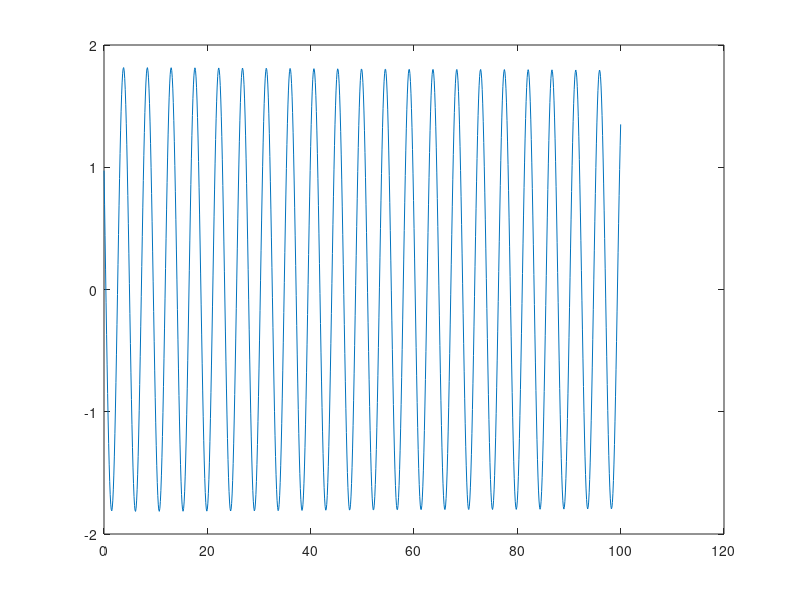

Here is the MATLAB script that generated this plot: (Note: this script raises an error after producing the figure.)
clear all; close all; clc

x = 1; y = 1; z = 1;

c1 = 2; c2 = 1; c3 = 2;

dt = 0.01; RT = 0; Tmax = 100; click = 0; ts = 0.1; SavF = zeros(round(Tmax/ts),3);
lam = 0;
while RT < Tmax
    RT = RT + dt;
    
    dx = (-c1*z-lam*x);
    dy = (c2*x-lam*y);
    dz = (c3*y-lam*z);
    x = x + dt*dx;
    y = y + dt*dy;
    z = z + dt*dz;

    if (RT > click*ts)
        click = click+1;
        SavF(click,1) = RT;
        SavF(click,2) = x;
        SavF(click,3) = z;
    end
end
plot(SavF(:,1),SavF(:,2)./exp(0.8*SavF(:,1))); goodplot

figure; 

x = linspace(0.1,3,100000)'; k = 0.01; fx = x./(1+k*x);fpx = 1./((1+k*x).^2); hold on; plot(x,fx); plot(x,fpx)
figure

b = 2.0;
b2 = 2*b;
yx = 1./(b*fx);
yy = x.^2;
yx2 = 1./(b2*fx);

idx = find(yy(1:end-1) < yx(1:end-1) & yy(2:end) > yx(2:end));
plot(x,yx); hold on;
plot(x(idx),yy(idx),'o')
plot(x,yy); goodplot



idx2 = find(yy(1:end-1) < yx2(1:end-1) & yy(2:end) > yx2(2:end));
plot(x,yx2); hold on;
plot(x(idx2),yy(idx2),'*')
plot(x(idx2),yx(idx2),'*')
DelX = (x(idx2)-x(idx));

(yy(idx2)-yy(idx))/(b2-b)

plot(x,yy); goodplot

yyp = 2*yy(idx); 
yxp = -1/(b*yy(idx)^2);
dbyx = -1./(b^2*x(idx)./(1+k*x(idx)));

Dels = [dbyx/(yyp-yxp) (x(idx2)-x(idx))/(b2-b) DelX*2*x(idx) (yy(idx2)-yy(idx)) dbyx]
plot([x(idx) x(idx2)],[yx(idx) yx(idx)+DelX*2*x(idx)],'-*')

plot(x,yx-yy,'--k')
plot(x,zeros(length(x),1),'-k')


figure
x = linspace(0.01,2,100000)';
zz = x./(.01+1*x);
yx = 1./(10*fx);
y0 = x;
yy = x.^2;
plot(x,yx-yy,'--r');hold on;
plot(x,yx-zz,'--b')
plot(x,yx-y0,'--c')
plot(x,yx,'g'); 
plot(x,yy,'r'); goodplot
plot(x,y0,'c'); goodplot
plot(x,zz,'b'); goodplot
plot(x,zeros(length(x),1),'-k')


